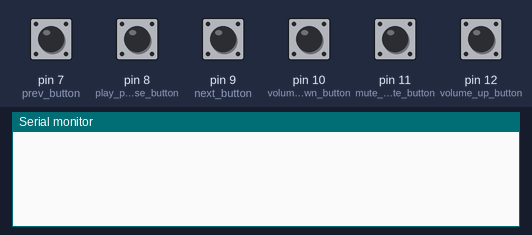
A sketch run on a simulated Arduino Uno, built with avr-gcc and run on an emulated ATmega328P. Parts: the last lines printed to the serial monitor. The test bench sets the inputs (shaded band); at power-on: pin 7 (prev_button), pin 8 (play_pause_button), pin 9 (next_button), pin 10 (volume_down_button), pin 11 (mute_unmute_button), pin 12 (volume_up_button) LOW.

Above: at 1.2 s.
1.3 s: pin 7 (prev_button) pulled HIGH for 0.15 s
At 2.1 s:
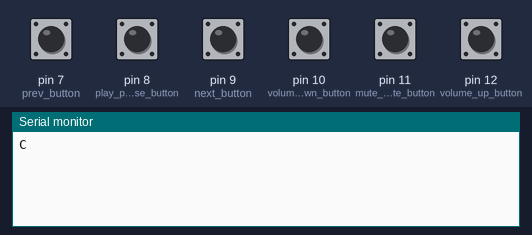
2.9 s: pin 8 (play_pause_button) pulled HIGH for 0.15 s
At 3.3 s:
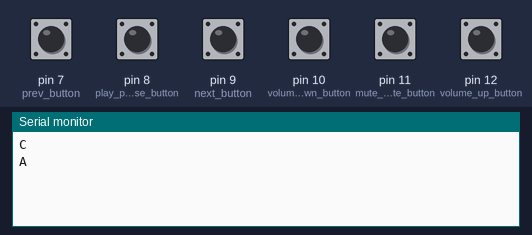
4.5 s: pin 9 (next_button) pulled HIGH for 0.15 s
At 5.7 s:
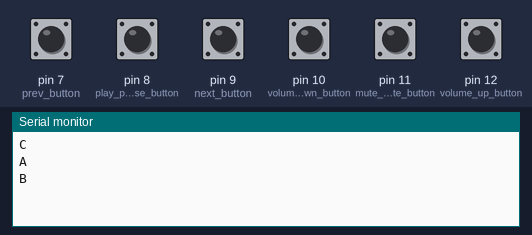
6.1 s: pin 10 (volume_down_button) pulled HIGH for 0.15 s
At 7.0 s:
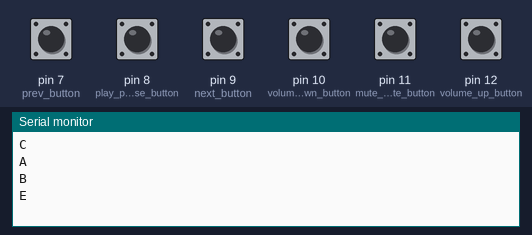
7.7 s: pin 11 (mute_unmute_button) pulled HIGH for 0.15 s
At 8.2 s:
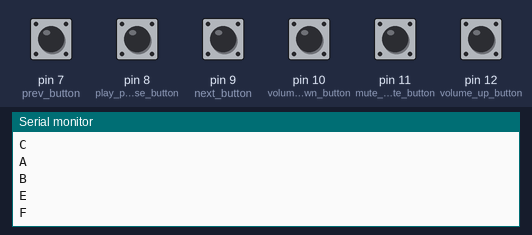
9.3 s: pin 12 (volume_up_button) pulled HIGH for 0.15 s
At 10.6 s:
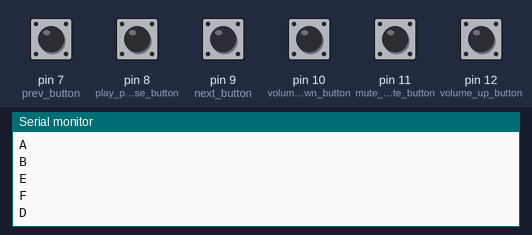

The sketch:

Arduino_Media_Controller_Code.ino
```cpp
//C# Media Controller V2.2 Arduino Code - byFat1h
#define next_button 9
#define prev_button 7
#define play_pause_button 8
#define volume_up_button 12
#define volume_down_button 10
#define mute_unmute_button 11

int next_data = 0;
int prev_data = 0;
int pause_data = 0;
int volumeup_data = 0;
int volumedown_data = 0;
int mute_data = 0;

void setup() {
 Serial.begin(9600);
 for (int i=7;i<13;i++)
 {
   pinMode(i,INPUT);
  }
}

void loop() {
  next_data = digitalRead(next_button);
  prev_data = digitalRead(prev_button);
  pause_data = digitalRead(play_pause_button);
  volumeup_data = digitalRead(volume_up_button);
  volumedown_data = digitalRead(volume_down_button);
  mute_data = digitalRead(mute_unmute_button);

 if(next_data==1)
 {
  Serial.println("B");
  delay(250);
  }

 if(prev_data==1)
 {
  Serial.println("C");
  delay(250);
 }

 if(pause_data==1)
 {
  Serial.println("A");
  delay(250);
  }
  if(volumeup_data==1)
 {
  Serial.println("D");
  delay(300);
  }

 if(volumedown_data==1)
 {
  Serial.println("E");
  delay(300);
 }

 if(mute_data==1)
 {
  Serial.println("F");
  delay(250);
  }
}
//byFat1h
```

Measured:
- after the input at 1.3 s, the serial monitor: prints a new line at once (image 1)
- after the input at 2.9 s, the serial monitor: prints a new line at once (image 2)
- after the input at 4.5 s, the serial monitor: prints a new line at once (image 3)
- after the input at 6.1 s, the serial monitor: prints a new line at once (image 4)
- after the input at 7.7 s, the serial monitor: prints a new line at once (image 5)
- after the input at 9.3 s, the serial monitor: prints a new line at once (image 6)
